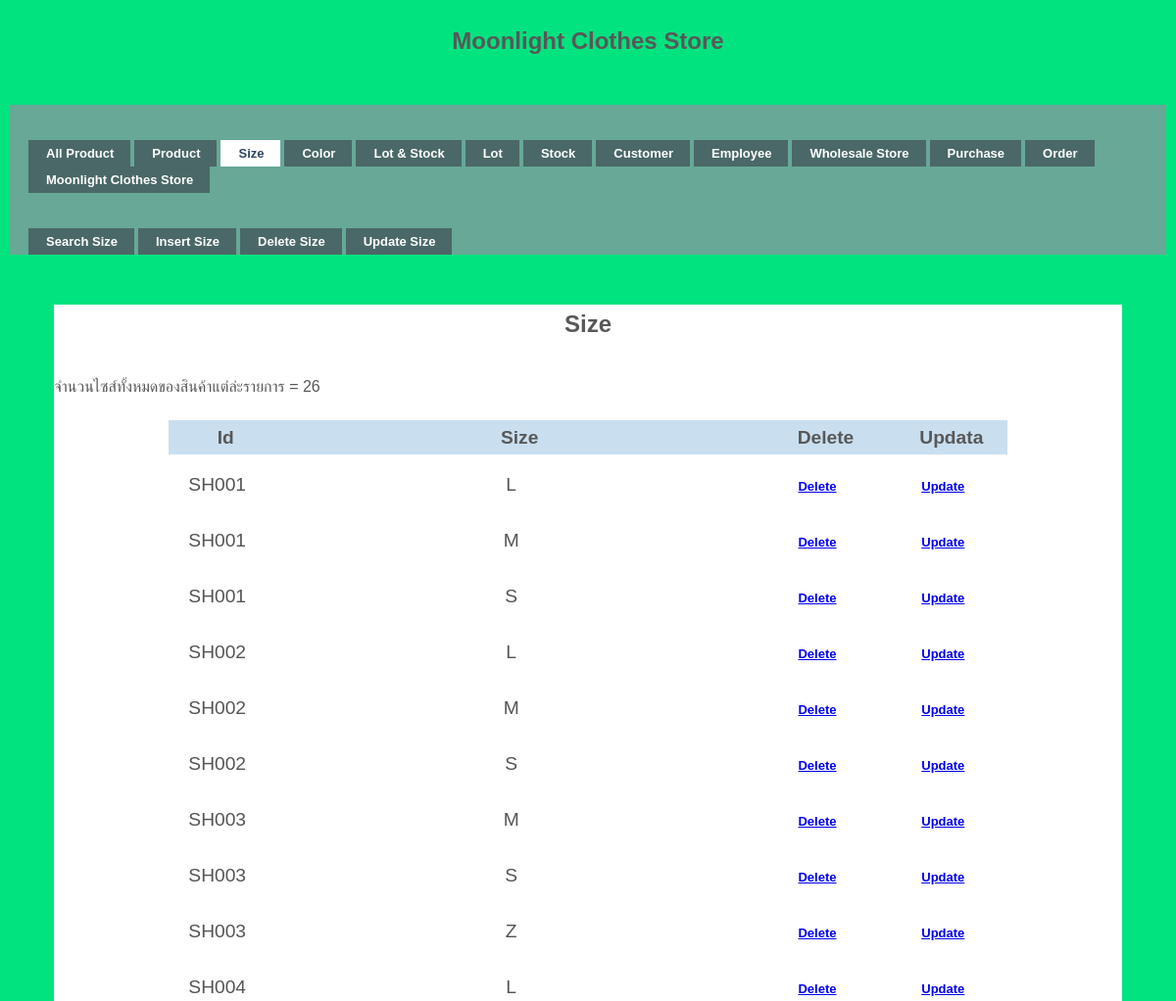
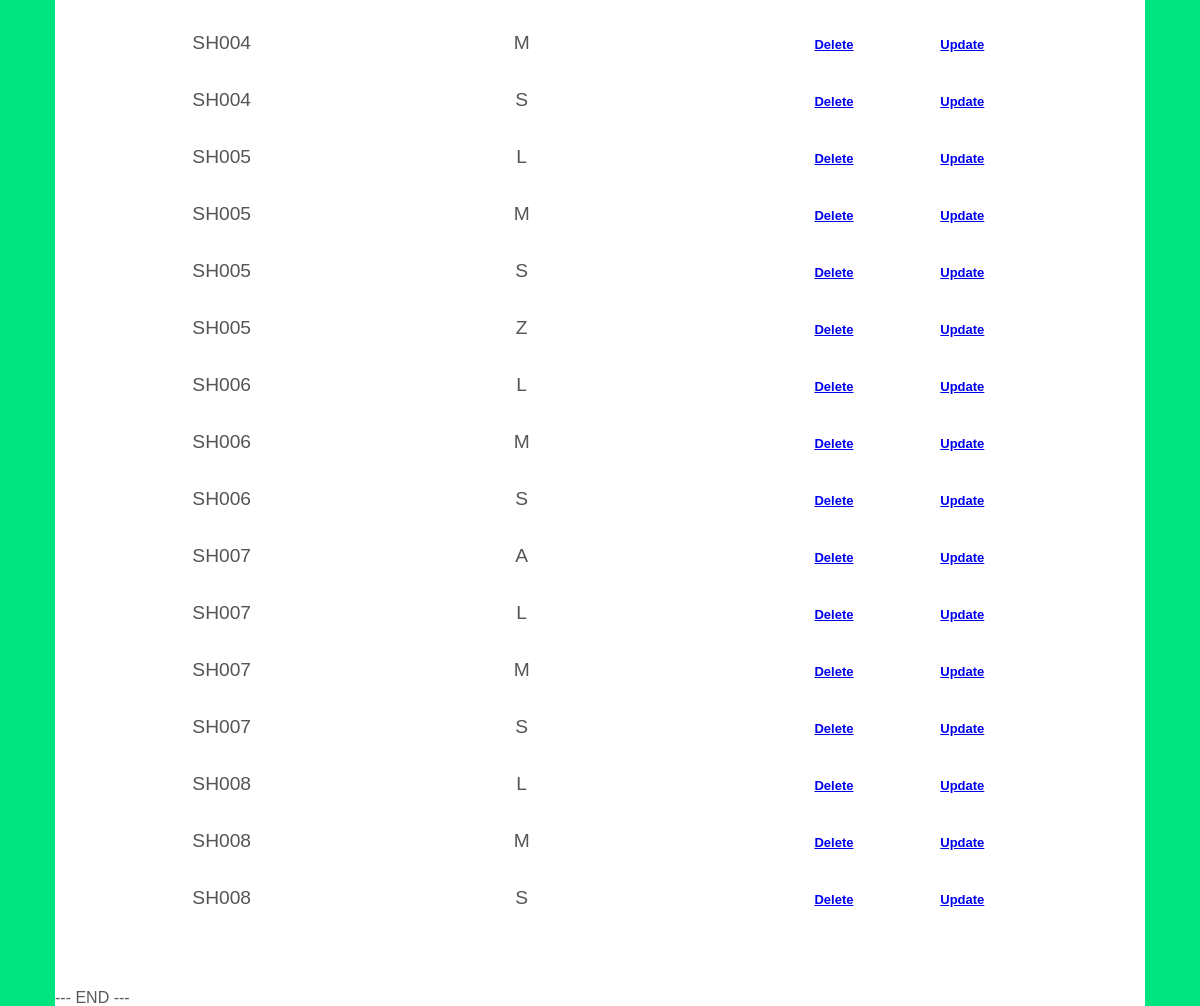
/size.php, run on the app's committed database (2 pictures, top to bottom).
### tables this page shows
CREATE TABLE `size_product` (
  `ProductId` varchar(11) NOT NULL,
  `ProductSize` varchar(10) NOT NULL
);

### size.php (the view, shortened to what this page needs)
<!DOCTYPE html PUBLIC "-//W3C//DTD XHTML 1.0 Transitional//EN" "http://www.w3.org/TR/xhtml1/DTD/xhtml1-transitional.dtd">
<html xmlns="http://www.w3.org/1999/xhtml">
<head>
<link rel="stylesheet" href="styles.css" type="text/css" />
<h1>Moonlight Clothes Store</h1>
</head>
<body>
<div id="demo-container">
  <ul id="simple-menu">
  	<li><a href="allproduct.php" ><span>All Product</span></a></li>
  	<li><a href="product.php" ><span>Product</span></a></li>
	<li><a href="size.php" class="current" ><span>Size</span></a></li>
    <li><a href="color.php" ><span>Color</span></a></li>
  	<li><a href="lot&stock.php" ><span>Lot & Stock </span></a></li>
  	<li><a href="lot.php" ><span>Lot </span></a></li>
    <li><a href="stock.php" ><span>Stock </span></a></li>
  	<li><a href="Customer.php" ><span>Customer</span></a></li>
    <li><a href="Employee.php" ><span>Employee</span></a></li>
    <li><a href="wholesale.php" ><span>Wholesale Store</span></a></li>
    <li><a href="purchase.php" ><span>Purchase</span></a></li>
    <li><a href="order.php" ><span>Order</span></a></li>
    <li><a href="/moonlight/public/index.php"><span>Moonlight Clothes Store</span></a></li>
  </ul>
  </div>
<div id="demo-container">
  <ul id="simple-menu">
    <li><a href="searchSize.php"><span>Search Size</span></a></li>
    <li><a href="insertSize.php"><span>Insert Size</span></a></li>
    <li><a href="deSize.php"><span>Delete Size</span></a></li>
    <li><a href="updateSize.php"><span>Update Size</span></a></li>
  </ul>
</div>
<br><br>
<div id="wrapper">
<h1>Size</h1>
</head>
</body>
</html>
  <?php
  require('connect.php');
  $sql = ' SELECT * FROM size_product;';
  $conn = mysqli_connect($servername, $username, $password, $dbname);
  $result = mysqli_query($conn, $sql);
  $objQuery = mysqli_query($conn, $sql) or die("Error Query [" . $sql . "]");
  if (mysqli_num_rows($result) > 0) {
        echo 'จำนวนไซส์ทั้งหมดของสินค้าแต่ล่ะรายการ = ';
        echo mysqli_num_rows($result);
    } else {
    echo "EMPTY DATA";
    }
  ?>
  <table id="keywords" cellspacing="0" cellpadding="0">
    <thead><br>
    <tr>
      <th width="100"><div align="center"><span>Id</span></div></th>
      <th width="500"><div align="center"><span>Size</span></div></th>
      <th width="100"><div align="center"><span>Delete</span></div></th>
      <th width="100"><div align="center"><span>Updata</span></div></th>
    </tr>
    </thead>
    <tbody>
    <?php
    while ($objResult = mysqli_fetch_array($objQuery)) {
    ?>
      <tr>
        <td><?php echo $objResult["ProductId"]; ?></td>
        <td><?php echo $objResult["ProductSize"]; ?></td>
        <td align="center"><a href="deleteSize.php?ProductId=<?php echo $objResult["ProductId"];?>&ProductSize=<?php echo $objResult["ProductSize"];?>
        "><ul id="simple-menu">Delete</ul></a></td>
        <td align="center"><a href="updateSize.php?ProductId=<?php echo $objResult["ProductId"];?>&ProductSize=<?php echo $objResult["ProductSize"]; ?>"><ul id="simple-menu">Update</ul></a></td>
      </tr>
    <?php
    }
    ?>
  </table>
  <?php
  echo "--- END ---";
  ?>
</body>
</html>

### styles.css (style rules this page uses)
h1 { font-family:Verdana, Arial, Helvetica, sans-serif; font-size:16px; font-weight:bold; margin:0; padding:0; }
#demo-container { padding:25px 15px 0 15px; background:#67A897; }
ul#simple-menu { list-style-type:none; width:100%; position:relative; height:27px; font-family:"Trebuchet MS",Arial,sans-serif; font-size:13px; font-weight:bold; margin:0; padding:11px 0 0 0; }
ul#simple-menu li { display:block; float:left; margin:0 0 0 4px; height:27px; }
ul#simple-menu li a { display:block; float:left; color:#fff; background:#4A6867; line-height:27px; text-decoration:none; padding:0 17px 0 18px; height:27px; }
ul#simple-menu li a.current { color:#2E4560; background:#fff; }
html, body, div, span, applet, object, iframe, h1, h2, h3, h4, h5, h6, p, blockquote, pre, a, abbr, acronym, address, big, cite, code, del, dfn, em, img, ins, kbd, q, s, samp, small, strike, strong, sub, sup, tt, var, b, u, i, center, dl, dt, dd, ol, ul, li, fieldset, form, label, legend, table, caption, tbody, tfoot, thead, tr, th, td, article, aside, canvas, details, embed, figure, figcaption, footer, header, hgroup, menu, nav, output, ruby, section, summary, time, mark, audio, video { margin: 0; padding: 0; border: 0; font-size: 150%; font: inherit; vertical-align: baseline; outline: none; -webkit-font-smoothing: antialiased; -webkit-text-size-adjust: 100%; -ms-text-size-adjust: 100%; -webkit-box-sizing: border-box; -moz-box-sizing: border-box; box-sizing: border-box; }
html { overflow-y: scroll; }
body { background: #eee url('https://i.imgur.com/eeQeRmk.png'); font-family: 'Helvetica Neue', Helvetica, Arial, sans-serif; font-size: 100%; line-height: 1; color: #585858; padding: 22px 10px; padding-bottom: 55px; }
ol, ul { list-style: none; }
table { border-collapse: collapse; border-spacing: 0; }
h1 { font-family: 'Amarante', Tahoma, sans-serif; font-weight: bold; font-size: 150%; line-height: 1.7em; margin-bottom: 10px; text-align: center; }
#wrapper { display: block; width: 1090px; background: rgb(600, 600, 600); margin: 0 auto; padding: 0px 0px; -webkit-box-align: 2px 2px 3px -1px rgba(0,0,0,0.35); }
#keywords { margin: 0 auto; font-size: 1.2em; margin-bottom: 15px; }
#keywords thead { cursor: pointer; background: #c9dff0; }
#keywords thead tr th { font-weight: bold; padding: 8px 5px; padding-left: 42px; }
#keywords thead tr th span { padding-right: 20px; background-repeat: no-repeat; background-position: 100% 100%; }
#keywords tbody tr { color: #555; }
#keywords tbody tr td { text-align: center; padding: 15px 10px; }
* { box-sizing: border-box; }
html, body { height: 100%; }
body { display: grid; grid-template-rows: 1fr; font-family: "Raleway", sans-serif; background-color: #01e37f; }

### data on the page
size_product: ProductId "SH001", ProductSize "L"
size_product: ProductId "SH001", ProductSize "M"
size_product: ProductId "SH001", ProductSize "S"
size_product: ProductId "SH002", ProductSize "L"
size_product: ProductId "SH002", ProductSize "M"
size_product: ProductId "SH002", ProductSize "S"
size_product: ProductId "SH003", ProductSize "M"
size_product: ProductId "SH003", ProductSize "S"
size_product: ProductId "SH003", ProductSize "Z"
size_product: ProductId "SH004", ProductSize "L"
size_product: ProductId "SH004", ProductSize "M"
size_product: ProductId "SH004", ProductSize "S"
size_product: ProductId "SH005", ProductSize "L"
size_product: ProductId "SH005", ProductSize "M"
size_product: ProductId "SH005", ProductSize "S"
size_product: ProductId "SH005", ProductSize "Z"
size_product: ProductId "SH006", ProductSize "L"
size_product: ProductId "SH006", ProductSize "M"
size_product: ProductId "SH006", ProductSize "S"
size_product: ProductId "SH007", ProductSize "A"
size_product: ProductId "SH007", ProductSize "L"
size_product: ProductId "SH007", ProductSize "M"
size_product: ProductId "SH007", ProductSize "S"
size_product: ProductId "SH008", ProductSize "L"
size_product: ProductId "SH008", ProductSize "M"
size_product: ProductId "SH008", ProductSize "S"

### other printed values
mysqli_num_rows($result) "26"
